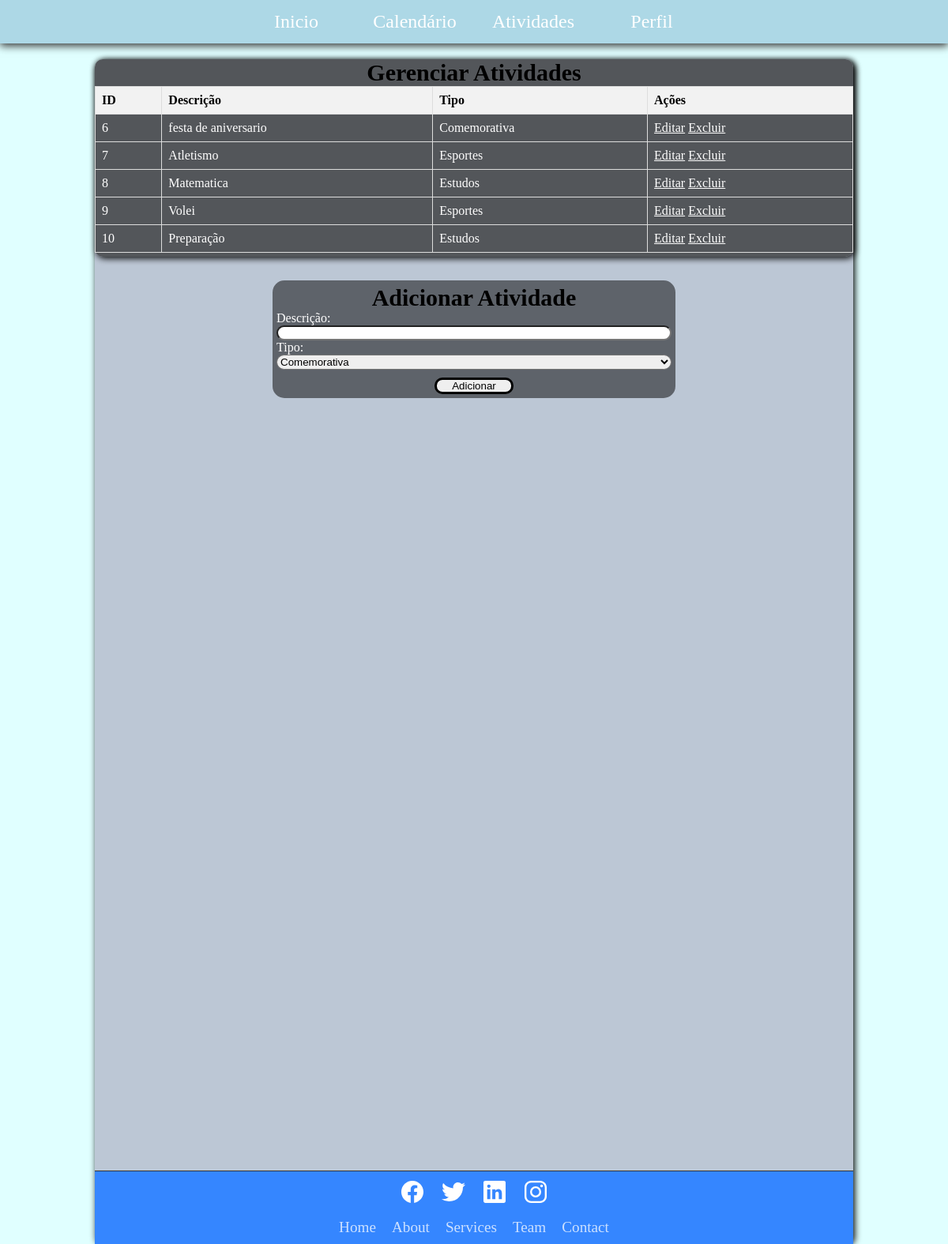
The page /benkyo_project/atividades.php (signed in) on the database its author committed.
### tables this page shows
CREATE TABLE `atividade` (
  `idAtividade` int(11) NOT NULL,
  `idUsuario` int(11) NOT NULL,
  `descricaoAtividade` varchar(255) NOT NULL,
  `tipoAtividade` enum('Comemorativa','Esportes','Estudos','Outros') NOT NULL
);

### benkyo_project/atividade/atividades.php (the view, shortened to what this page needs)
<?php
include "db.php";
$user_id = $_SESSION['user_id'];
$query = "SELECT * FROM Atividade WHERE idUsuario = ?";
$stmt = $pdo->prepare($query);
$stmt->execute([$user_id]);
$atividades = $stmt->fetchAll(PDO::FETCH_ASSOC);
?>
<!DOCTYPE html>
<html lang="pt-BR">
<head>
</head>
<body>
    <h1>Gerenciar Atividades</h1>
    <table>
        <tr>
            <th>ID</th>
            <th>Descrição</th>
            <th>Tipo</th>
            <th>Ações</th>
        </tr>
        <?php foreach ($atividades as $atividade): ?>
        <tr>
            <td><?= htmlspecialchars($atividade['idAtividade']) ?></td>
            <td><?= htmlspecialchars($atividade['descricaoAtividade']) ?></td>
            <td><?= htmlspecialchars($atividade['tipoAtividade']) ?></td>
            <td>
                <a href="editavel.php?id=<?= $atividade['idAtividade'] ?>">Editar</a>
                <a href="atividade/delete.php?id=<?= $atividade['idAtividade'] ?>" onclick="return confirm('Tem certeza que deseja excluir?')">Excluir</a>
            </td>
        </tr>
        <?php endforeach; ?>
    </table>
</body>
</html>

### benkyo_project/styleP.css (style rules this page uses)
body { margin: 0; background-color: lightcyan; background-image: url(imagens/lofi-girl\ edited2.png); background-repeat: no-repeat; background-attachment: fixed; background-size: cover; }
h1 { color: white; font-size: 30px; text-align: center; }
.curso1, a { color: white; }
* { margin: 0; padding: 0; box-sizing: border-box; }

### benkyo_project/atividade/atividades.php (style rules this page uses)
table { width: 100%; border-collapse: collapse; color: white; }
th, td { border: 1px solid #ddd; padding: 8px; text-align: left; }
th { background-color: #f2f2f2; color: black; }

### benkyo_project/atividade/create.php (style rules this page uses)
h1 { color: black; }

### rows shown on the page
atividade: idAtividade "6", descricaoAtividade "festa de aniversario", tipoAtividade "Comemorativa"
atividade: idAtividade "7", descricaoAtividade "Atletismo", tipoAtividade "Esportes"
atividade: idAtividade "8", descricaoAtividade "Matematica", tipoAtividade "Estudos"
atividade: idAtividade "9", descricaoAtividade "Volei", tipoAtividade "Esportes"
atividade: idAtividade "10", descricaoAtividade "Preparação", tipoAtividade "Estudos"
